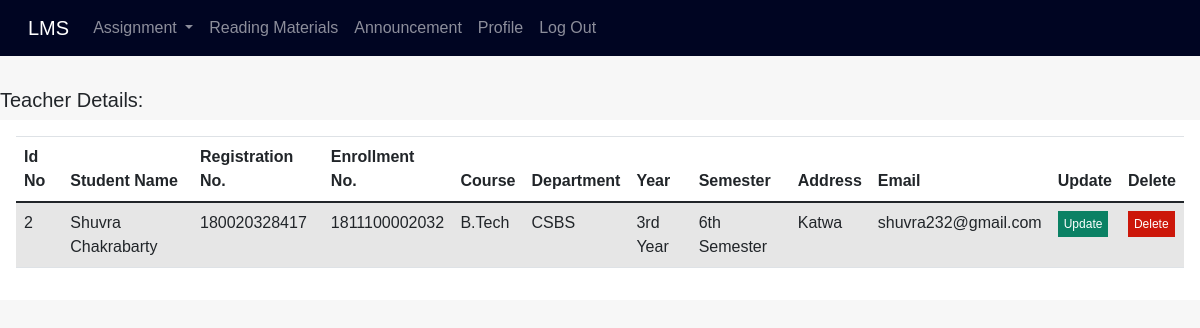
The app's page /view_student with its own data.
### lms_app/models.py (models this page shows)
class Student(models.Model):
    id= models.AutoField(primary_key=True)
    name = models.CharField(max_length=70,unique=False)
    course = models.CharField(max_length=70,unique=False)
    department = models.CharField(max_length=100, unique=False)
    reg_no = models.CharField(max_length=30,unique=True)
    roll_no = models.CharField(max_length=50,unique=True)
    year = models.CharField(max_length=20,unique=False)
    semester = models.CharField(max_length=20,unique=False)
    address = models.CharField(max_length=500,unique=False)
    password = models.CharField(max_length=50,unique=False,null=True)
    email = models.CharField(max_length=70,unique=False,null=True)

### lms_app/views.py (the view)
# urls.py: path('view_student',views.view_student,name='view_student'),
def view_student(requests):
    student = Student.objects.all()
    my_dict={'student':student}
    return render(requests,'view_student.html',context=my_dict)

### templates/view_student.html (shortened to what this page needs)
{% extends 'header.html' %}
{% block body_block %}
<h5 style="padding-top: 2rem;">Teacher Details:</h5>
<div class="from_table">
    <table class="table table-striped ">
  <thead>
    <tr>
      <th scope="col">Id No</th>
      <th scope="col">Student Name</th>
      <th scope="col">Registration No.</th>
        <th scope="col">Enrollment No.</th>
        <th scope="col">Course</th>
        <th scope="col">Department</th>
        <th scope="col">Year</th>
        <th scope="col">Semester</th>
         <th scope="col">Address</th>
         <th scope="col">Email</th>
      <th scope="col">Update</th>
      <th scope="col">Delete</th>
    </tr>
  </thead>
  <tbody>
{% if student %}
{%  for s in student %}
    <tr>
      <td>{{s.id}}</td>
      <td>{{s.name}}</td>
      <td>{{s.reg_no}}</td>
       <td>{{s.roll_no}}</td>
       <td>{{s.course}}</td>
      <td>{{s.department}}</td>
       <td>{{s.year}}</td>
      <td>{{s.semester}}</td>
      <td>{{s.address}}</td>
      <td>{{s.email}}</td>
        <td><a href="" style="text-decoration: none; background: rgb(11, 129, 100); padding: 6px; color: white; font-size: 12px;">Update</a></td>
        <td><a href="" style="text-decoration: none; background: rgb(204, 23, 10); padding: 6px; color: white; font-size: 12px;">Delete</a></td>
    </tr>
{% endfor %}
{%endif %}
  </tbody>
</table>
</div>
</body>
</html>
{% endblock %}

### static/css/style.css (style rules this page uses)
body { margin: 0; padding: 0; box-sizing: border-box; background: rgb(247, 247, 247); font-family: 'Noto Sans JP', sans-serif; }
.new_feeds,th { padding: 20px; }
.from_table { padding: 1rem; overflow: auto; flex: 1 1 30rem; background-color: white; margin: auto; margin-top: 0px; }

### records on screen
Student: id "2", name "Shuvra Chakrabarty", reg_no "180020328417", roll_no "1811100002032", course "B.Tech", department "CSBS", year "3rd Year", semester "6th Semester", address "Katwa", email "shuvra232@gmail.com"
